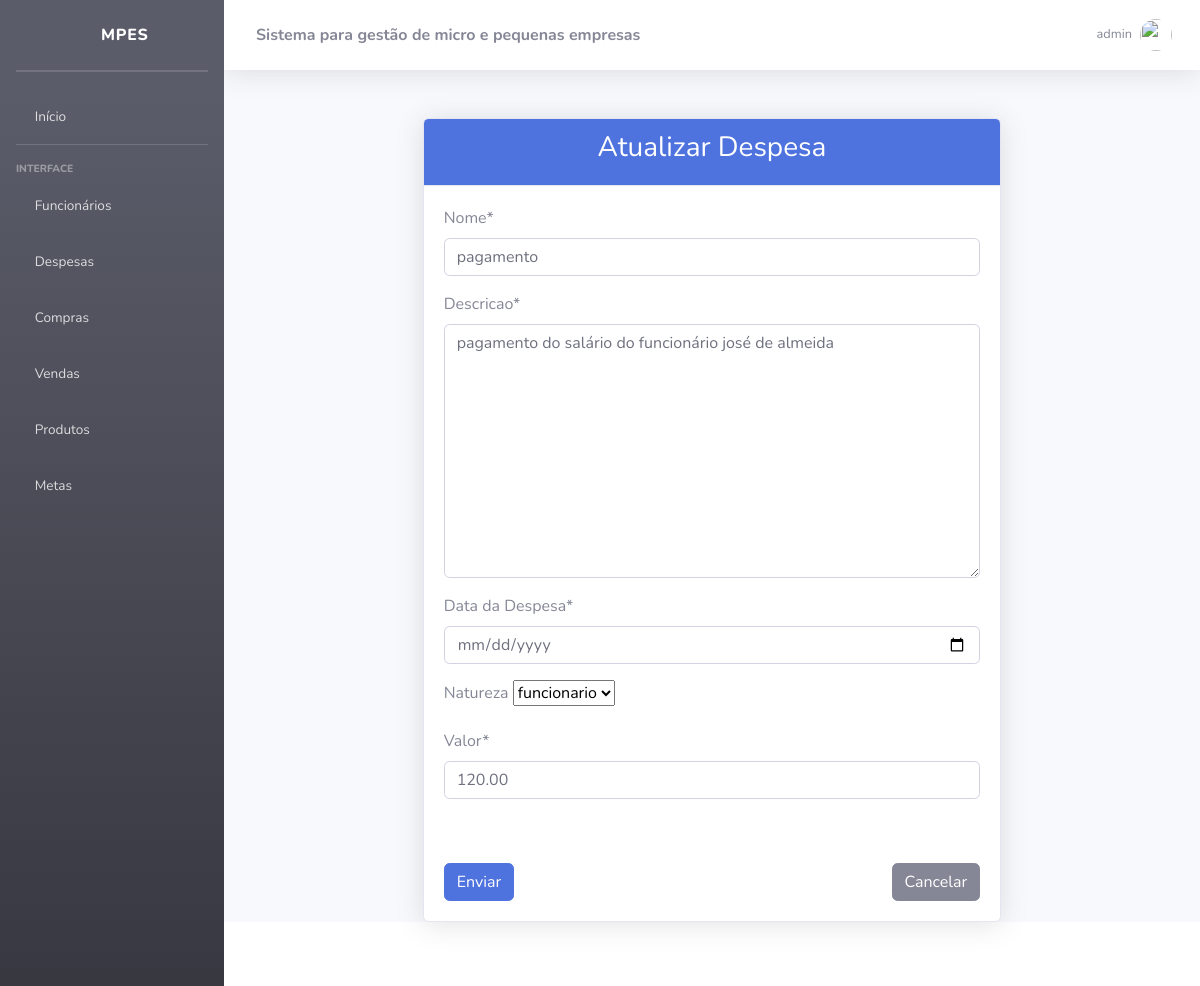
Page /despesas/editar/10 (signed in) on the committed database.
### despesas/models.py (models this page shows, shortened)
class Despesa(models.Model):
    ESCOLHAS_NATUREZA = [
        ('imposto', 'imposto'),
        ('produto', 'produto'),
        ('funcionario','funcionario')
    ]
    nome = models.CharField(max_length=255)  # Especificando o tipo de campo e tamanho máximo
    descricao = models.TextField()  # Usando TextField para descrições mais longas
    data = models.DateField()
    natureza = models.CharField(max_length=20, choices=ESCOLHAS_NATUREZA, blank=True, null=True)
    valor = models.DecimalField(max_digits=10, decimal_places=2)

### despesas/views.py (the view)
# urls.py: path("editar/<int:id_despesa>", views.editar, name="atualizar"),
@group_required('caixa')
@login_required
def editar(request, id_despesa):
    despesa = Despesa.objects.get(pk=id_despesa)
    if request.method == 'POST':
        form = DespesasForm(request.POST, instance=despesa)
        if form.is_valid():
            form.save()
            return HttpResponseRedirect('/despesas/?msg=Salvo')
    else:
        form = DespesasForm(instance=despesa)
    return render(request, "despesas/updateDespesas.html", {'form': form, 'id_despesa': id_despesa})

### despesas/forms.py
class DespesasForm(forms.ModelForm):
    data = forms.DateField(
        widget=DateInput(attrs={'type': 'date'}),
        label='Data da Despesa'
    )
    class Meta:
        model = Despesa
        fields = ['nome', 'descricao', 'data', 'natureza', 'valor']

### MPEs/utils.py (called while the page is built, shortened)
def group_required(groups, login_url=None, raise_exception=False):
    def check_perms(user):
        if user.is_superuser:
            return True
    return user_passes_test(check_perms, login_url=login_url)

### templates/despesas/updateDespesas.html (shortened to what this page needs)
{% extends 'base.html' %}
{% load crispy_forms_tags %}
{% block content %}
  <div class="container mt-5">
    <div class="row justify-content-center">
      <div class="col-md-8">
        <div class="card shadow">
          <div class="card-header bg-primary text-white text-center">
            <h3>Atualizar Despesa</h3>
          </div>
          <div class="card-body">
            <form action="{% url 'atualizar' id_despesa %}" method="post">
              {{ form|crispy }}
              <br />
              <div class="d-flex justify-content-between mt-4">
                <button type="submit" class="btn btn-primary">Enviar</button>
                <a href="{% url 'listar' %}" class="btn btn-secondary">Cancelar</a>
              </div>
            </form>
          </div>
        </div>
      </div>
    </div>
  </div>
{% endblock %}

### templates/topbar.html (shortened to what this page needs)
{% load static %}
<nav class="navbar navbar-expand navbar-light bg-white topbar mb-4 static-top shadow">
    <div class="sidebar-brand-text mx-3"><strong>Sistema para gestão de micro e pequenas empresas</strong></div>
    <ul class="navbar-nav ml-auto">
        <li class="nav-item dropdown no-arrow d-sm-none">
        <li class="nav-item dropdown no-arrow">
            <a class="nav-link dropdown-toggle" href="#" id="userDropdown" role="button"
                data-toggle="dropdown" aria-haspopup="true" aria-expanded="false">
                <span class="mr-2 d-none d-lg-inline text-gray-600 small">{{ user }}</span>
                <img class="img-profile rounded-circle"
                src="{% static 'img/undraw_profile.svg' %}">
        </a>
        </li>
    </ul>
</nav>

### rows in the picture
Despesa: nome "pagamento", descricao "pagamento do salário do funcionário josé de almeida", natureza "funcionario", valor "120.00"

### other values in the picture
{{ user }} "admin"
